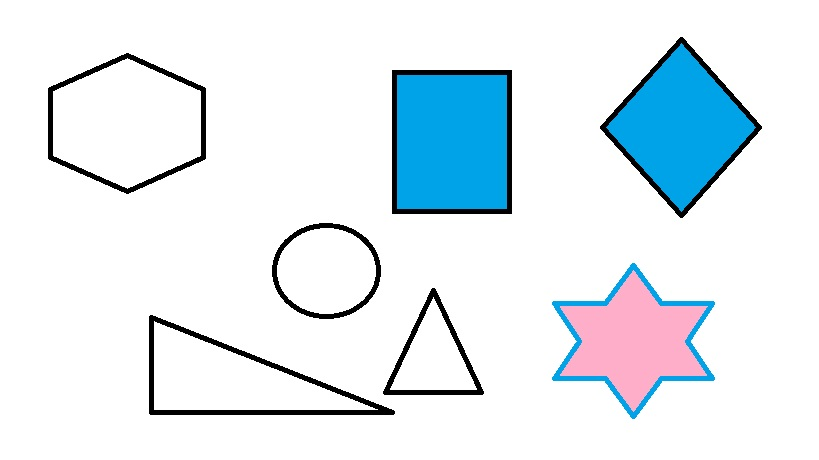
#> input picture hexagon_detect.jpg, 819 x 460 px, found by its file name
$ python Coordinate_Detection.py   (Python 2 division)   (older library calls are emulated)
#> lines starting #> are read from the running program, lines starting #| are printed output that depends on the picture; after the words box and inside, x2 and y2 are one past the last pixel; in counts of white or black regions, pixels touching at a corner belong together
import numpy as np
import cv2

i=0
j=0

img = cv2.imread('Hexagon_detect.jpg',0)
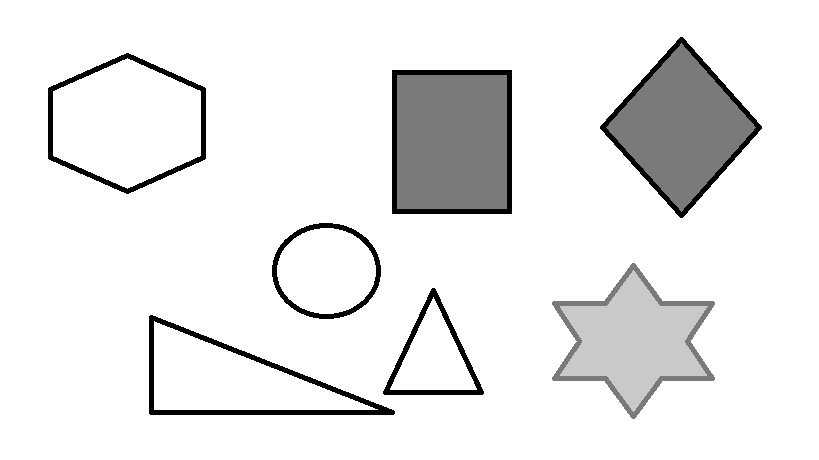
#> img: shape (460, 819); min 0, max 255, mean 233.7

cv2.imshow('Original Image',img)

ret,thresh = cv2.threshold(img,240,255,0)
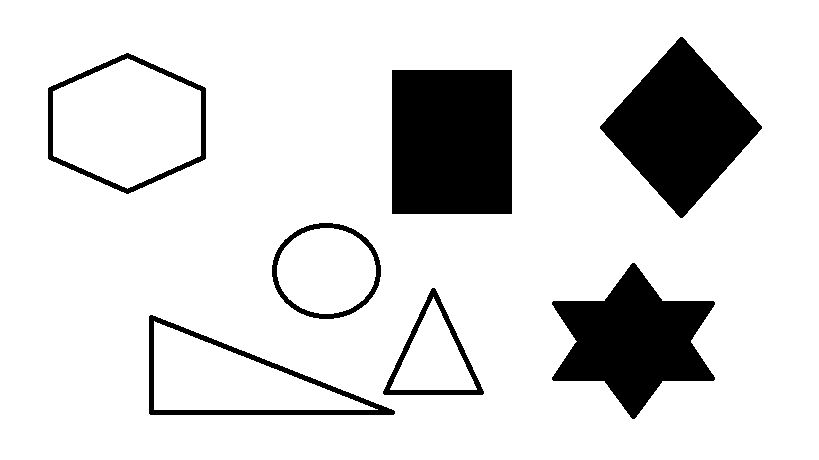
#> thresh: shape (460, 819); 85.6% white; 7 black regions

_,contours,hierchy = cv2.findContours(thresh,cv2.RETR_LIST,cv2.CHAIN_APPROX_SIMPLE)
#> contours = 12 contours; largest, box (x1, y1, x2, y2) and area: (0, 0, 819, 460) 375462, (391, 69, 513, 215) 17543, (47, 52, 207, 195) 17033, (599, 36, 763, 219) 15188, (53, 58, 201, 189) 14237
#In the parameters first one is source image, second is contour retrieval mode, third is contour approximation method.

if contours:
    for c in contours:

       approx_corners = cv2.approxPolyDP(c, 0.01*cv2.arcLength(c,True),True) # Both true for closed figurs
       #cv2.drawContours(img,[approx_corners],0,(0),5)    # -1 ensures that all contours are drwn and 0 for one specific
       print len(approx_corners)                         # 0 in above line is black

       if len(approx_corners) == 6:
           # print (approx_corners)

            cv2.drawContours(img,[approx_corners],0,(0),5)    # -1 ensures that all contours are drwn and 0 for one specific
           # print (approx_corners.ravel())

            while i<10:
                j=i+2
                while j<12 :
                    cv2.line(img, (approx_corners.ravel()[i],approx_corners.ravel()[i+1]), (approx_corners.ravel()[j],approx_corners.ravel()[j+1]), (0),2)
                    j+=2
                i+=2
#> this loop made 12 passes
#> approx_corners on passes 1, 2, 3, 4, 8, 11, 12: [[154, 321], [154, 409], [377, 409]], [[148, 316], [395, 413], [150, 415]], [[433, 297], [390, 389], [476, 389]], [[432, 287], [481, 384], [482, 395], [382, 393]], [[392, 69], [512, 70], [511, 214], [391, 213]], [[680, 36], [762, 126], [682, 218], [599, 128]], [[0, 0], [0, 459], [818, 459], [818, 0]]
#| 3
#| 3
#| 3
#| 4
#| 12
#| 13
#| 14
#| 4
#> (further printed lines are left out)
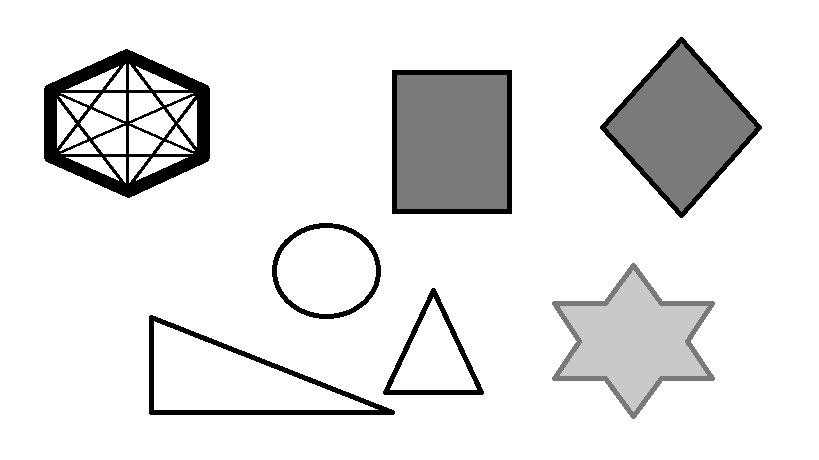
#> img: shape (460, 819); 1.98% of pixels changed, all inside (x1, y1, x2, y2) = (44, 49, 210, 198)
#> after the loop, i = 10


ret,thresh = cv2.threshold(img,240,255,0)
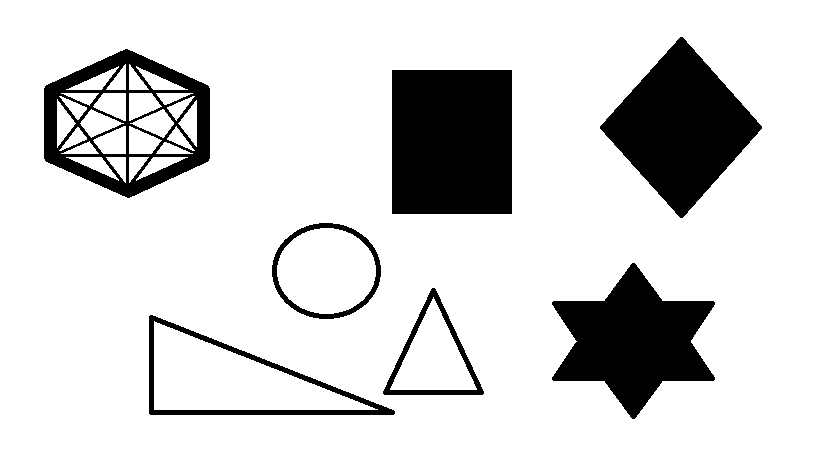
#> thresh: shape (460, 819); 83.8% white; 7 black regions
_,contours,hierchy = cv2.findContours(thresh,cv2.RETR_LIST,cv2.CHAIN_APPROX_SIMPLE)
#> contours = 35 contours; largest, box (x1, y1, x2, y2) and area: (0, 0, 819, 460) 375462, (43, 48, 211, 199) 18815, (391, 69, 513, 215) 17543, (599, 36, 763, 219) 15188, (551, 262, 716, 420) 13820

if contours:
    for c in contours:

       approx_corners = cv2.approxPolyDP(c, 0.01*cv2.arcLength(c,True),True) # Both true for closed figurs

       if len(approx_corners) == 3:
           print "Next one:"
           print (approx_corners.ravel())
#> this loop made 35 passes
#> approx_corners on passes 1, 2, 3, 4, 8, 9, 10, 11, 12, 13, 15, 16: [[154, 321], [154, 409], [377, 409]], [[148, 316], [395, 413], [150, 415]], [[433, 297], [390, 389], [476, 389]], [[432, 287], [481, 384], [482, 395], [382, 393]], [[136, 180], [187, 157], [153, 157]], [[148, 157], [129, 157], [129, 182]], [[106, 157], [125, 182], [125, 157]], [[66, 157], [118, 180], [101, 157]], [[156, 153], [192, 153], [166, 142], [163, 143]], [[98, 153], [89, 141], [61, 153]], [[176, 126], [167, 139], [194, 150]], [[129, 126], [129, 153], [151, 153], [161, 140]]
#> (printed output is left out)

cv2.imshow('Final Image',img)

cv2.waitKey(0)

cv2.destroyAllWindows()
